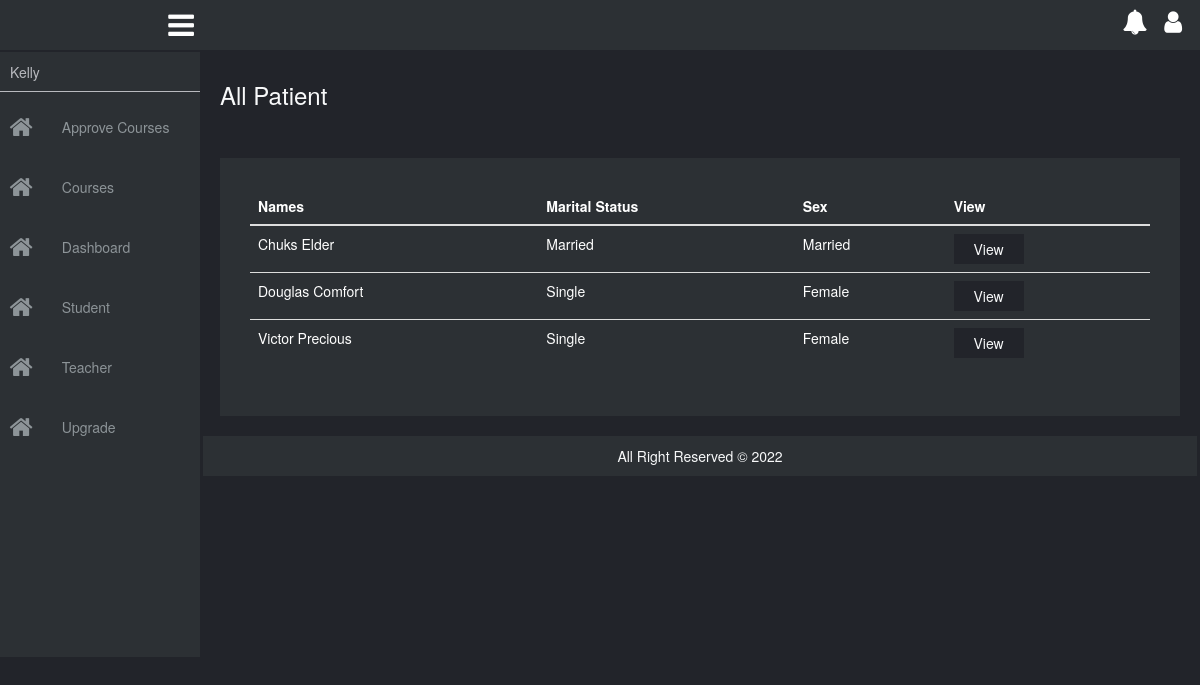
Page /teacher (signed in) on the committed database.
### tables this page shows
CREATE TABLE `users` (
  `id` int(11) NOT NULL,
  `fn` varchar(30) NOT NULL,
  `ln` varchar(30) NOT NULL,
  `email` varchar(50) NOT NULL,
  `pn` varchar(20) NOT NULL,
  `password` varchar(50) NOT NULL,
  `country` text NOT NULL,
  `ms` varchar(20) NOT NULL,
  `date` date NOT NULL,
  `level` varchar(7) NOT NULL,
  `sex` varchar(7) NOT NULL,
  `picture` text NOT NULL,
  `last_login` date NOT NULL,
  `status` varchar(10) NOT NULL
);

### config/dblink.php (called while the page is built, shortened)
<?php
class DB{
private $connect = NULL;
public function __construct()
  {
$servername = "localhost";
$username = "root";
$password = "";
$dbname = "elearnpayment";
  $this->connect = "";
  try{
  $this->connect = new PDO("mysql:host=$servername;dbname=$dbname", $username, $password);
  $this->connect->setAttribute(PDO::ATTR_ERRMODE, PDO::ERRMODE_EXCEPTION);
  $this->connect->exec("SET CHARACTER SET utf8");
    }
  catch(PDOException $e) {
  echo 'Error: ' . $e->getMessage();
        }
  }
 public function tbl_select($tblquery,$tblvalue = array())
 {
 try{
  $stmt = $this->connect->prepare($tblquery);
  $stmt->execute($tblvalue);
  $results = $stmt->fetchAll(PDO::FETCH_ASSOC);
  return $results;
} catch(PDOException $e) {
    echo 'Error: ' . $e->getMessage();
  }
 }
  }
?>

### page/teacher.php (the view, shortened to what this page needs)
<div class="main-body">
    <h3 class="title">All Patient</h3>
    <div class="row no-p client">
        <div class="col-xs-12 no-p">
            <table class="table table-hover">
                <thead>
                    <tr>
                        <th>Names</th>
                        <th>Marital Status</th>
                        <th>Sex</th>
                        <th>View</th>
                    </tr>
                </thead>
                <tbody>
                    <tr>
                        <?php
                            $tblquery = "SELECT * FROM users WHERE level = 'Teacher' ORDER BY ln";
                            $tblvalue = array();
                            $select = $collect->tbl_select($tblquery, $tblvalue);
                            foreach($select as $data){
                                extract($data);
                                ?>
                                <?php
                                    echo "
                                        <tr>
                                            <td>$ln $fn</td>
                                            <td>$ms</td>
                                            <td>$sex</td>
                                            <td>
                                                <form action='teacher' method='POST'>
                                                    <input type='hidden' name='id' value='$id'>
                                                    <input type='submit' name='view' class='client-btn' value='View'>
                                                </form>
                                            </td>
                                        </tr>
                                    ";
                            }
                        ?>
                    </tr>
                </tbody>
            </table>
        </div>
    </div>
</div>

### css/style.css (style rules this page uses)
body { background: #22242a; box-sizing: border-box; margin: 0; padding: 0; }
.container, .container-fluid, .no-p, .row { margin: 0; padding: 0; }
table tr th, table tr td { color:#ffffff; }
.main-body { margin: 20px; margin-top: 30px; padding: 0px; }
.main-body .title { color:#F8F9FA; }
.client { background: #2C3034; margin-top: 50px; min-height: 100px; padding: 30px; }
.client .client-btn { background: #22242A; border: none; color:#F8F9FA; outline: none; padding:5px; width:70px; }

### rows in the picture
users: ln "Chuks", fn "Elder", ms "Married", sex "Married"
users: ln "Douglas", fn "Comfort", ms "Single", sex "Female"
users: ln "Victor", fn "Precious", ms "Single", sex "Female"

### other values in the picture
$_SESSION['fn'] "Kelly"
